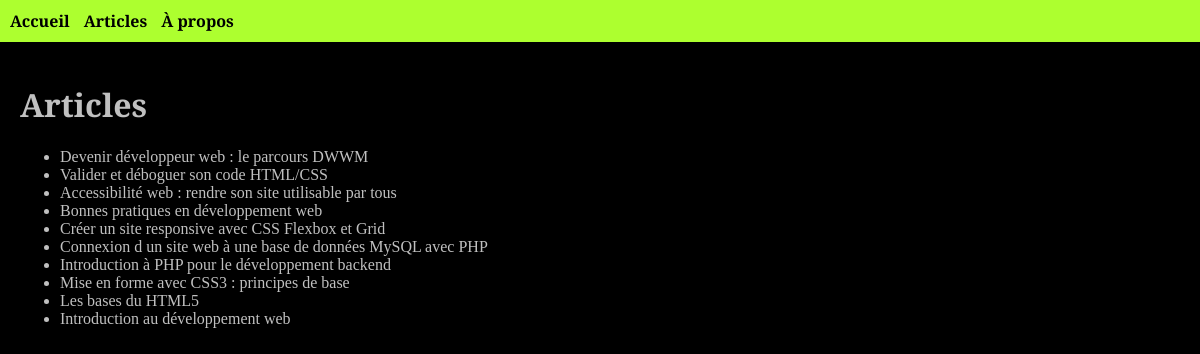
The page /articles on the database its author committed.
### tables this page shows
CREATE TABLE articles (
    id INT AUTO_INCREMENT PRIMARY KEY,
    title VARCHAR(150) NOT NULL,
    body TEXT NOT NULL
);

### core/BaseController.php (called while the page is built, shortened)
<?php
class BaseController
{
    protected function render(string $view, array $params = []): void
    {
        extract($params, EXTR_SKIP);
        require __DIR__ . '/../app/Views/' . $view . '.php';
        $content = ob_get_clean();
        require __DIR__ . '/../app/Views/layouts/base.php';
    }
}

### app/Controllers/ArticleController.php (called while the page is built, shortened)
<?php
class ArticleController extends BaseController
{
        public function index()
        {
                $articles = new ArticleModel();
                $data = [
                        "title" => "Mes articles DWM",
                        "articles" => $articles->all()
                ];
                $this->render('article/index', $data);
        }
}

### public/index.php (called while the page is built, shortened)
<?php
$router = new Router();
$router->get('/', 'App\\Controllers\\HomeController@index');
$router->get('/about', 'App\\Controllers\\HomeController@about');
$router->get('/articles', 'App\\Controllers\\ArticleController@index');
$router->dispatch($_SERVER['REQUEST_URI'], $_SERVER['REQUEST_METHOD']);

### core/Database.php (called while the page is built, shortened)
<?php
class Database
{
    private static ?PDO $pdo = null;
    public static function getPdo(): PDO
    {
        if (!self::$pdo) {
            $dsn = "mysql:host=" . $_ENV['DB_HOST'] . ":" . $_ENV['DB_PORT'] . ";dbname=" . $_ENV['DB_NAME'] . ";charset=utf8mb4";
            $user = $_ENV['DB_USER'];
            $pass = $_ENV['DB_PASSWORD'];
            try {
                self::$pdo = new PDO($dsn, $user, $pass, [
                    PDO::ATTR_ERRMODE => PDO::ERRMODE_EXCEPTION,
                    PDO::ATTR_DEFAULT_FETCH_MODE => PDO::FETCH_ASSOC,
                ]);
            } catch (PDOException $e) {
                exit('Erreur de connexion BDD');
            }
        }
        return self::$pdo;
    }
}

### app/Models/ArticleModel.php (called while the page is built, shortened)
<?php
class ArticleModel
{
    public function all(): array
    {
        $stmt = Database::getPdo()->query(
            'SELECT id, title, body FROM articles ORDER BY id DESC'
        );
        return $stmt->fetchAll();
    }
}

### app/Views/article/index.php (the view, shortened to what this page needs)
<h1>Articles</h1>
<ul>
  <?php if (!empty($articles)): ?>
    <?php foreach ($articles as $a): ?>
      <li>
        <?= htmlspecialchars($a['title'], ENT_QUOTES, 'UTF-8') ?>
      </li>
    <?php endforeach; ?>
  <?php else: ?>
    <li>Aucun article disponible.</li>
  <?php endif; ?>
</ul>

### core/Router.php (shortened to what this page needs)
<?php
class Router
{
    private array $routes = ['GET' => [], 'POST' => []];
    public function get(string $path, string $action): void
    {
        $this->routes['GET'][$path] = $action;
    }
    public function dispatch(string $uri, string $method): void
    {
        $path = parse_url($uri, PHP_URL_PATH) ?? '/';
        foreach ($this->routes[$method] ?? [] as $route => $action) {
            if ($route === $path) {
                [$class, $method] = explode('@', $action);
                $controller = new $class();
                $controller->$method();
                return;
            }
        }
    }
}

### app/Views/layouts/base.php (shortened to what this page needs)
<!doctype html>
<html lang="fr">
<head>
  <link rel="stylesheet" href="../assets/css/style.css">
</head>
<body>
  <nav>
    <a href="/">Accueil</a>
    <a href="/articles">Articles</a>
    <a href="/about">À propos</a>
  </nav>
  <main>
    <?= $content ?>
  </main>
</body>
</html>

### public/assets/css/style.css (style rules this page uses)
body { font-family: 'Playfair Display', serif; margin: 0; padding: 0; background-color: black; color: silver; }
nav { background-color: greenyellow; padding: 10px; }
nav a { margin-right: 10px; text-decoration: none; color: black; font-weight: bold; }
main { padding: 20px; }

### rows shown on the page
articles: title "Devenir développeur web : le parcours DWWM"
articles: title "Valider et déboguer son code HTML/CSS"
articles: title "Accessibilité web : rendre son site utilisable par tous"
articles: title "Bonnes pratiques en développement web"
articles: title "Créer un site responsive avec CSS Flexbox et Grid"
articles: title "Connexion d un site web à une base de données MySQL avec PHP"
articles: title "Introduction à PHP pour le développement backend"
articles: title "Mise en forme avec CSS3 : principes de base"
articles: title "Les bases du HTML5"
articles: title "Introduction au développement web"
